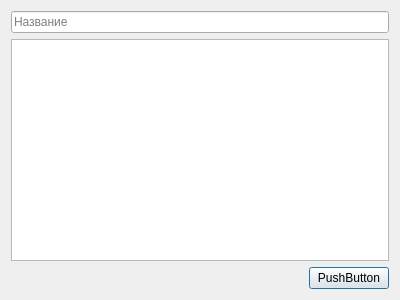
<?xml version="1.0" encoding="UTF-8"?>
<ui version="4.0">
 <class>RoleEditorDialog</class>
 <widget class="QDialog" name="RoleEditorDialog">
  <property name="geometry">
   <rect>
    <x>0</x>
    <y>0</y>
    <width>400</width>
    <height>300</height>
   </rect>
  </property>
  <property name="windowTitle">
   <string>Dialog</string>
  </property>
  <layout class="QGridLayout" name="gridLayout">
   <item row="1" column="0" colspan="2">
    <widget class="QListWidget" name="lw_permissions"/>
   </item>
   <item row="2" column="1">
    <widget class="QPushButton" name="pb_ok">
     <property name="text">
      <string>PushButton</string>
     </property>
    </widget>
   </item>
   <item row="0" column="0" colspan="2">
    <widget class="QLineEdit" name="le_name">
     <property name="placeholderText">
      <string>Название</string>
     </property>
    </widget>
   </item>
   <item row="2" column="0">
    <spacer name="horizontalSpacer">
     <property name="orientation">
      <enum>Qt::Orientation::Horizontal</enum>
     </property>
     <property name="sizeHint" stdset="0">
      <size>
       <width>40</width>
       <height>20</height>
      </size>
     </property>
    </spacer>
   </item>
  </layout>
 </widget>
 <resources/>
 <connections/>
</ui>
